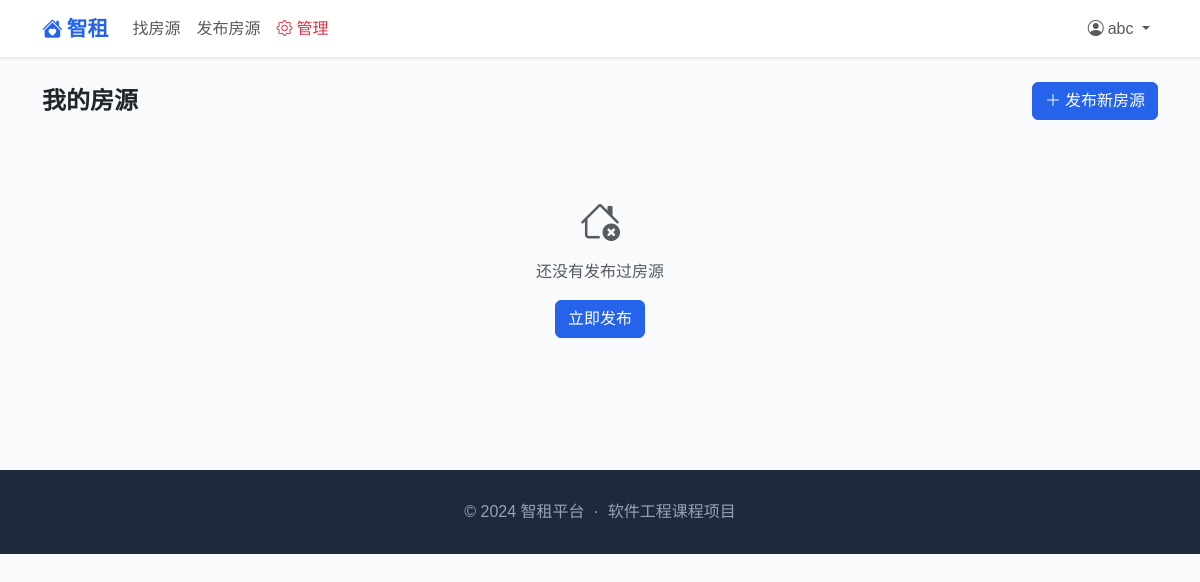
Before: /user/my-houses (signed in) with the older database file.
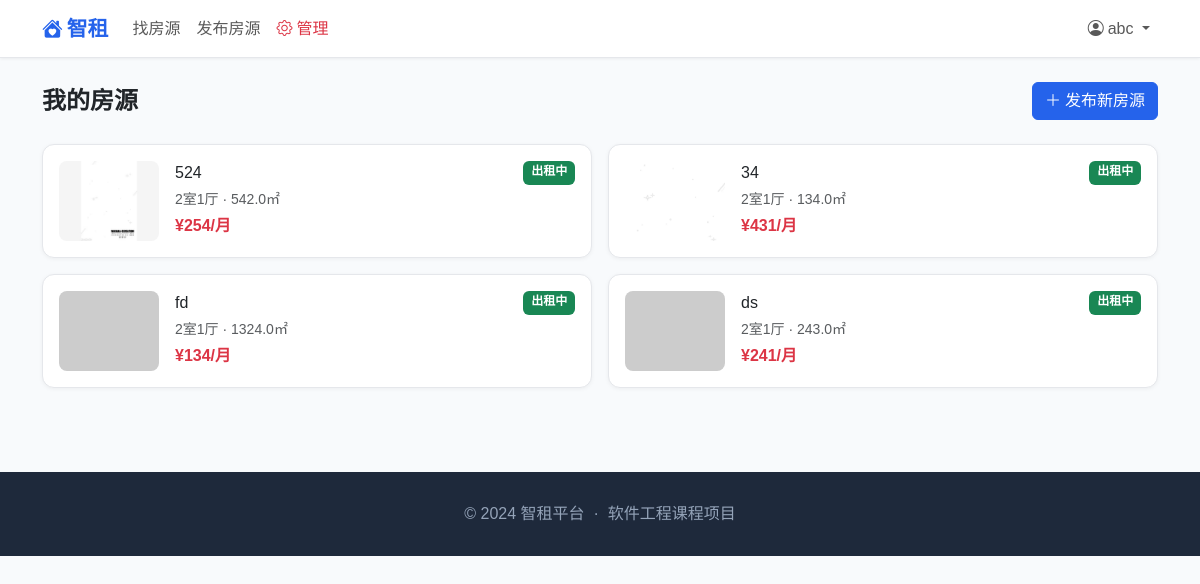
After: the same page with the newer database file.
### models/house.py (models this page shows, shortened)
class House(db.Model):
    __tablename__ = 'houses'
    id = db.Column(db.Integer, primary_key=True)
    title = db.Column(db.String(128), nullable=False)
    description = db.Column(db.Text)
    price = db.Column(db.Float, nullable=False)          # 月租金
    area = db.Column(db.Float)                           # 面积 m²
    rooms = db.Column(db.Integer, default=1)             # 室
    halls = db.Column(db.Integer, default=1)             # 厅
    bathrooms = db.Column(db.Integer, default=1)         # 卫
    floor = db.Column(db.Integer)
    total_floor = db.Column(db.Integer)
    address = db.Column(db.String(256))
    city = db.Column(db.String(64))
    district = db.Column(db.String(64))
    house_type = db.Column(db.String(32))                # 整租/合租
    cover_img = db.Column(db.String(256), default='default_house.jpg')
    status = db.Column(db.Integer, default=0)            # 0=审核中 1=上架 2=已租出 3=下架
    tags = db.Column(db.String(256))                     # 逗号分隔，如"近地铁,电梯房"
    landlord_id = db.Column(db.Integer, db.ForeignKey('users.id'), nullable=False)
    created_at = db.Column(db.DateTime, default=datetime.now)
    updated_at = db.Column(db.DateTime, default=datetime.now, onupdate=datetime.now)
    orders = db.relationship('Order', backref='house', lazy='dynamic')
    def status_text(self):
        return {0: '审核中', 1: '出租中', 2: '已租出', 3: '已下架'}.get(self.status, '未知')

### routes/user.py (the view)
@user_bp.route('/my-houses')
@login_required
def my_houses():
    houses = House.query.filter_by(landlord_id=current_user.id).order_by(House.created_at.desc()).all()
    incoming = []
    for h in houses:
        incoming += h.orders.filter_by(status=0).all()
    return render_template('user/my_houses.html', houses=houses, incoming=incoming)

### models/user.py (called while the page is built)
@login_manager.user_loader
def load_user(user_id):
    return User.query.get(int(user_id))

    def is_admin(self):
        return self.role == 2

    def is_landlord(self):
        return self.role >= 1

### templates/user/my_houses.html (shortened to what this page needs)
{% extends 'base.html' %}
{% block content %}
<div class="d-flex justify-content-between align-items-center mb-4">
  <h4 class="fw-bold mb-0">我的房源</h4>
  <a href="{{ url_for('house.publish') }}" class="btn btn-primary">
    <i class="bi bi-plus-lg me-1"></i>发布新房源
  </a>
</div>
{% if houses %}
<div class="row g-3">
  {% for house in houses %}
  <div class="col-12 col-md-6">
    <div class="card p-3 h-100">
      <div class="d-flex gap-3">
        <img src="{{ url_for('static', filename='img/uploads/' + house.cover_img) }}"
             onerror="this.src='https://placehold.co/100x80?text=图片'"
             style="width:100px;height:80px;object-fit:cover;border-radius:8px;flex-shrink:0;">
        <div class="flex-grow-1 min-w-0">
          <div class="d-flex justify-content-between">
            <a href="{{ url_for('house.detail', house_id=house.id) }}"
               class="fw-medium text-decoration-none text-dark text-truncate">{{ house.title }}</a>
            <span class="badge ms-2 flex-shrink-0
              {% if house.status==1 %}bg-success
              {% elif house.status==0 %}bg-warning text-dark
              {% elif house.status==2 %}bg-primary
              {% else %}bg-secondary{% endif %}">
              {{ house.status_text() }}
            </span>
          </div>
          <div class="text-muted small mt-1">{{ house.rooms }}室{{ house.halls }}厅 · {{ house.area }}㎡</div>
          <div class="text-danger fw-bold mt-1">¥{{ house.price|int }}/月</div>
        </div>
      </div>
    </div>
  </div>
  {% endfor %}
</div>
{% else %}
<div class="text-center text-muted py-5">
  <i class="bi bi-house-x fs-1"></i>
  <p class="mt-2">还没有发布过房源</p>
  <a href="{{ url_for('house.publish') }}" class="btn btn-primary">立即发布</a>
</div>
{% endif %}
{% endblock %}

Changed rows visible on the page:
added House: cover_img (picture), title "524", status_text "出租中", rooms "2", halls "1", area "542.0", price "254"
added House: cover_img (picture), title "34", status_text "出租中", rooms "2", halls "1", area "134.0", price "431"
added House: title "fd", status_text "出租中", rooms "2", halls "1", area "1324.0", price "134"
added House: title "ds", status_text "出租中", rooms "2", halls "1", area "243.0", price "241"
Other visible differences:
text no longer shown: "还没有发布过房源 立即发布"
